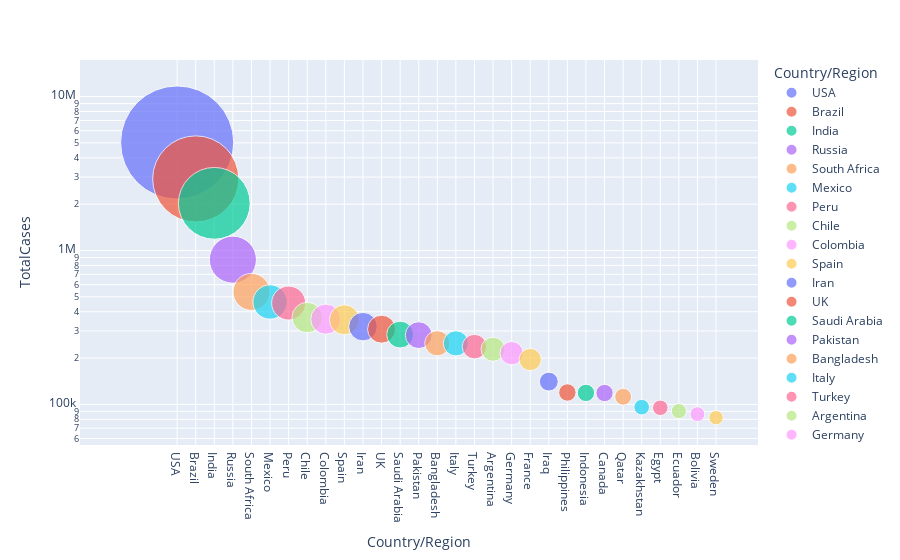

Here is the notebook cell this chart was saved with:
### Code cell
px.scatter(dataset1.head(30), x='Country/Region', y='TotalCases',
		hover_data=['Country/Region', 'Continent'],
		color='Country/Region', size='TotalCases', size_max=80, log_y=True)

### Figure 1 — Plotly figure (JSON) as saved in the notebook; plotly's stock layout.template omitted (floating-point values rounded to 4 significant figures)
{"data": [{"customdata": [["North America"]], "hovertemplate": "Country/Region=%{x}<br>TotalCases=%{marker.size}<br>Continent=%{customdata[0]}<extra></extra>", "legendgroup": "USA", "marker": {"color": "#636efa", "size": [5032179], "sizemode": "area", "sizeref": 786.3, "symbol": "circle"}, "mode": "markers", "name": "USA", "orientation": "v", "showlegend": true, "type": "scatter", "x": ["USA"], "xaxis": "x", "y": [5032179], "yaxis": "y"}, {"customdata": [["South America"]], "hovertemplate": "Country/Region=%{x}<br>TotalCases=%{marker.size}<br>Continent=%{customdata[0]}<extra></extra>", "legendgroup": "Brazil", "marker": {"color": "#EF553B", "size": [2917562], "sizemode": "area", "sizeref": 786.3, "symbol": "circle"}, "mode": "markers", "name": "Brazil", "orientation": "v", "showlegend": true, "type": "scatter", "x": ["Brazil"], "xaxis": "x", "y": [2917562], "yaxis": "y"}, {"customdata": [["Asia"]], "hovertemplate": "Country/Region=%{x}<br>TotalCases=%{marker.size}<br>Continent=%{customdata[0]}<extra></extra>", "legendgroup": "India", "marker": {"color": "#00cc96", "size": [2025409], "sizemode": "area", "sizeref": 786.3, "symbol": "circle"}, "mode": "markers", "name": "India", "orientation": "v", "showlegend": true, "type": "scatter", "x": ["India"], "xaxis": "x", "y": [2025409], "yaxis": "y"}, {"customdata": [["Europe"]], "hovertemplate": "Country/Region=%{x}<br>TotalCases=%{marker.size}<br>Continent=%{customdata[0]}<extra></extra>", "legendgroup": "Russia", "marker": {"color": "#ab63fa", "size": [871894], "sizemode": "area", "sizeref": 786.3, "symbol": "circle"}, "mode": "markers", "name": "Russia", "orientation": "v", "showlegend": true, "type": "scatter", "x": ["Russia"], "xaxis": "x", "y": [871894], "yaxis": "y"}, {"customdata": [["Africa"]], "hovertemplate": "Country/Region=%{x}<br>TotalCases=%{marker.size}<br>Continent=%{customdata[0]}<extra></extra>", "legendgroup": "South Africa", "marker": {"color": "#FFA15A", "size": [538184], "sizemode": "area", "sizeref": 786.3, "symbol": "circle"}, "mode": "markers", "name": "South Africa", "orientation": "v", "showlegend": true, "type": "scatter", "x": ["South Africa"], "xaxis": "x", "y": [538184], "yaxis": "y"}, {"customdata": [["North America"]], "hovertemplate": "Country/Region=%{x}<br>TotalCases=%{marker.size}<br>Continent=%{customdata[0]}<extra></extra>", "legendgroup": "Mexico", "marker": {"color": "#19d3f3", "size": [462690], "sizemode": "area", "sizeref": 786.3, "symbol": "circle"}, "mode": "markers", "name": "Mexico", "orientation": "v", "showlegend": true, "type": "scatter", "x": ["Mexico"], "xaxis": "x", "y": [462690], "yaxis": "y"}, {"customdata": [["South America"]], "hovertemplate": "Country/Region=%{x}<br>TotalCases=%{marker.size}<br>Continent=%{customdata[0]}<extra></extra>", "legendgroup": "Peru", "marker": {"color": "#FF6692", "size": [455409], "sizemode": "area", "sizeref": 786.3, "symbol": "circle"}, "mode": "markers", "name": "Peru", "orientation": "v", "showlegend": true, "type": "scatter", "x": ["Peru"], "xaxis": "x", "y": [455409], "yaxis": "y"}, {"customdata": [["South America"]], "hovertemplate": "Country/Region=%{x}<br>TotalCases=%{marker.size}<br>Continent=%{customdata[0]}<extra></extra>", "legendgroup": "Chile", "marker": {"color": "#B6E880", "size": [366671], "sizemode": "area", "sizeref": 786.3, "symbol": "circle"}, "mode": "markers", "name": "Chile", "orientation": "v", "showlegend": true, "type": "scatter", "x": ["Chile"], "xaxis": "x", "y": [366671], "yaxis": "y"}, {"customdata": [["South America"]], "hovertemplate": "Country/Region=%{x}<br>TotalCases=%{marker.size}<br>Continent=%{customdata[0]}<extra></extra>", "legendgroup": "Colombia", "marker": {"color": "#FF97FF", "size": [357710], "sizemode": "area", "sizeref": 786.3, "symbol": "circle"}, "mode": "markers", "name": "Colombia", "orientation": "v", "showlegend": true, "type": "scatter", "x": ["Colombia"], "xaxis": "x", "y": [357710], "yaxis": "y"}, {"customdata": [["Europe"]], "hovertemplate": "Country/Region=%{x}<br>TotalCases=%{marker.size}<br>Continent=%{customdata[0]}<extra></extra>", "legendgroup": "Spain", "marker": {"color": "#FECB52", "size": [354530], "sizemode": "area", "sizeref": 786.3, "symbol": "circle"}, "mode": "markers", "name": "Spain", "orientation": "v", "showlegend": true, "type": "scatter", "x": ["Spain"], "xaxis": "x", "y": [354530], "yaxis": "y"}, {"customdata": [["Asia"]], "hovertemplate": "Country/Region=%{x}<br>TotalCases=%{marker.size}<br>Continent=%{customdata[0]}<extra></extra>", "legendgroup": "Iran", "marker": {"color": "#636efa", "size": [320117], "sizemode": "area", "sizeref": 786.3, "symbol": "circle"}, "mode": "markers", "name": "Iran", "orientation": "v", "showlegend": true, "type": "scatter", "x": ["Iran"], "xaxis": "x", "y": [320117], "yaxis": "y"}, {"customdata": [["Europe"]], "hovertemplate": "Country/Region=%{x}<br>TotalCases=%{marker.size}<br>Continent=%{customdata[0]}<extra></extra>", "legendgroup": "UK", "marker": {"color": "#EF553B", "size": [308134], "sizemode": "area", "sizeref": 786.3, "symbol": "circle"}, "mode": "markers", "name": "UK", "orientation": "v", "showlegend": true, "type": "scatter", "x": ["UK"], "xaxis": "x", "y": [308134], "yaxis": "y"}, {"customdata": [["Asia"]], "hovertemplate": "Country/Region=%{x}<br>TotalCases=%{marker.size}<br>Continent=%{customdata[0]}<extra></extra>", "legendgroup": "Saudi Arabia", "marker": {"color": "#00cc96", "size": [284226], "sizemode": "area", "sizeref": 786.3, "symbol": "circle"}, "mode": "markers", "name": "Saudi Arabia", "orientation": "v", "showlegend": true, "type": "scatter", "x": ["Saudi Arabia"], "xaxis": "x", "y": [284226], "yaxis": "y"}, {"customdata": [["Asia"]], "hovertemplate": "Country/Region=%{x}<br>TotalCases=%{marker.size}<br>Continent=%{customdata[0]}<extra></extra>", "legendgroup": "Pakistan", "marker": {"color": "#ab63fa", "size": [281863], "sizemode": "area", "sizeref": 786.3, "symbol": "circle"}, "mode": "markers", "name": "Pakistan", "orientation": "v", "showlegend": true, "type": "scatter", "x": ["Pakistan"], "xaxis": "x", "y": [281863], "yaxis": "y"}, {"customdata": [["Asia"]], "hovertemplate": "Country/Region=%{x}<br>TotalCases=%{marker.size}<br>Continent=%{customdata[0]}<extra></extra>", "legendgroup": "Bangladesh", "marker": {"color": "#FFA15A", "size": [249651], "sizemode": "area", "sizeref": 786.3, "symbol": "circle"}, "mode": "markers", "name": "Bangladesh", "orientation": "v", "showlegend": true, "type": "scatter", "x": ["Bangladesh"], "xaxis": "x", "y": [249651], "yaxis": "y"}, {"customdata": [["Europe"]], "hovertemplate": "Country/Region=%{x}<br>TotalCases=%{marker.size}<br>Continent=%{customdata[0]}<extra></extra>", "legendgroup": "Italy", "marker": {"color": "#19d3f3", "size": [249204], "sizemode": "area", "sizeref": 786.3, "symbol": "circle"}, "mode": "markers", "name": "Italy", "orientation": "v", "showlegend": true, "type": "scatter", "x": ["Italy"], "xaxis": "x", "y": [249204], "yaxis": "y"}, {"customdata": [["Asia"]], "hovertemplate": "Country/Region=%{x}<br>TotalCases=%{marker.size}<br>Continent=%{customdata[0]}<extra></extra>", "legendgroup": "Turkey", "marker": {"color": "#FF6692", "size": [237265], "sizemode": "area", "sizeref": 786.3, "symbol": "circle"}, "mode": "markers", "name": "Turkey", "orientation": "v", "showlegend": true, "type": "scatter", "x": ["Turkey"], "xaxis": "x", "y": [237265], "yaxis": "y"}, {"customdata": [["South America"]], "hovertemplate": "Country/Region=%{x}<br>TotalCases=%{marker.size}<br>Continent=%{customdata[0]}<extra></extra>", "legendgroup": "Argentina", "marker": {"color": "#B6E880", "size": [228195], "sizemode": "area", "sizeref": 786.3, "symbol": "circle"}, "mode": "markers", "name": "Argentina", "orientation": "v", "showlegend": true, "type": "scatter", "x": ["Argentina"], "xaxis": "x", "y": [228195], "yaxis": "y"}, {"customdata": [["Europe"]], "hovertemplate": "Country/Region=%{x}<br>TotalCases=%{marker.size}<br>Continent=%{customdata[0]}<extra></extra>", "legendgroup": "Germany", "marker": {"color": "#FF97FF", "size": [215210], "sizemode": "area", "sizeref": 786.3, "symbol": "circle"}, "mode": "markers", "name": "Germany", "orientation": "v", "showlegend": true, "type": "scatter", "x": ["Germany"], "xaxis": "x", "y": [215210], "yaxis": "y"}, {"customdata": [["Europe"]], "hovertemplate": "Country/Region=%{x}<br>TotalCases=%{marker.size}<br>Continent=%{customdata[0]}<extra></extra>", "legendgroup": "France", "marker": {"color": "#FECB52", "size": [195633], "sizemode": "area", "sizeref": 786.3, "symbol": "circle"}, "mode": "markers", "name": "France", "orientation": "v", "showlegend": true, "type": "scatter", "x": ["France"], "xaxis": "x", "y": [195633], "yaxis": "y"}, {"customdata": [["Asia"]], "hovertemplate": "Country/Region=%{x}<br>TotalCases=%{marker.size}<br>Continent=%{customdata[0]}<extra></extra>", "legendgroup": "Iraq", "marker": {"color": "#636efa", "size": [140603], "sizemode": "area", "sizeref": 786.3, "symbol": "circle"}, "mode": "markers", "name": "Iraq", "orientation": "v", "showlegend": true, "type": "scatter", "x": ["Iraq"], "xaxis": "x", "y": [140603], "yaxis": "y"}, {"customdata": [["Asia"]], "hovertemplate": "Country/Region=%{x}<br>TotalCases=%{marker.size}<br>Continent=%{customdata[0]}<extra></extra>", "legendgroup": "Philippines", "marker": {"color": "#EF553B", "size": [119460], "sizemode": "area", "sizeref": 786.3, "symbol": "circle"}, "mode": "markers", "name": "Philippines", "orientation": "v", "showlegend": true, "type": "scatter", "x": ["Philippines"], "xaxis": "x", "y": [119460], "yaxis": "y"}, {"customdata": [["Asia"]], "hovertemplate": "Country/Region=%{x}<br>TotalCases=%{marker.size}<br>Continent=%{customdata[0]}<extra></extra>", "legendgroup": "Indonesia", "marker": {"color": "#00cc96", "size": [118753], "sizemode": "area", "sizeref": 786.3, "symbol": "circle"}, "mode": "markers", "name": "Indonesia", "orientation": "v", "showlegend": true, "type": "scatter", "x": ["Indonesia"], "xaxis": "x", "y": [118753], "yaxis": "y"}, {"customdata": [["North America"]], "hovertemplate": "Country/Region=%{x}<br>TotalCases=%{marker.size}<br>Continent=%{customdata[0]}<extra></extra>", "legendgroup": "Canada", "marker": {"color": "#ab63fa", "size": [118561], "sizemode": "area", "sizeref": 786.3, "symbol": "circle"}, "mode": "markers", "name": "Canada", "orientation": "v", "showlegend": true, "type": "scatter", "x": ["Canada"], "xaxis": "x", "y": [118561], "yaxis": "y"}, {"customdata": [["Asia"]], "hovertemplate": "Country/Region=%{x}<br>TotalCases=%{marker.size}<br>Continent=%{customdata[0]}<extra></extra>", "legendgroup": "Qatar", "marker": {"color": "#FFA15A", "size": [112092], "sizemode": "area", "sizeref": 786.3, "symbol": "circle"}, "mode": "markers", "name": "Qatar", "orientation": "v", "showlegend": true, "type": "scatter", "x": ["Qatar"], "xaxis": "x", "y": [112092], "yaxis": "y"}, {"customdata": [["Asia"]], "hovertemplate": "Country/Region=%{x}<br>TotalCases=%{marker.size}<br>Continent=%{customdata[0]}<extra></extra>", "legendgroup": "Kazakhstan", "marker": {"color": "#19d3f3", "size": [95942], "sizemode": "area", "sizeref": 786.3, "symbol": "circle"}, "mode": "markers", "name": "Kazakhstan", "orientation": "v", "showlegend": true, "type": "scatter", "x": ["Kazakhstan"], "xaxis": "x", "y": [95942], "yaxis": "y"}, {"customdata": [["Africa"]], "hovertemplate": "Country/Region=%{x}<br>TotalCases=%{marker.size}<br>Continent=%{customdata[0]}<extra></extra>", "legendgroup": "Egypt", "marker": {"color": "#FF6692", "size": [95006], "sizemode": "area", "sizeref": 786.3, "symbol": "circle"}, "mode": "markers", "name": "Egypt", "orientation": "v", "showlegend": true, "type": "scatter", "x": ["Egypt"], "xaxis": "x", "y": [95006], "yaxis": "y"}, {"customdata": [["South America"]], "hovertemplate": "Country/Region=%{x}<br>TotalCases=%{marker.size}<br>Continent=%{customdata[0]}<extra></extra>", "legendgroup": "Ecuador", "marker": {"color": "#B6E880", "size": [90537], "sizemode": "area", "sizeref": 786.3, "symbol": "circle"}, "mode": "markers", "name": "Ecuador", "orientation": "v", "showlegend": true, "type": "scatter", "x": ["Ecuador"], "xaxis": "x", "y": [90537], "yaxis": "y"}, {"customdata": [["South America"]], "hovertemplate": "Country/Region=%{x}<br>TotalCases=%{marker.size}<br>Continent=%{customdata[0]}<extra></extra>", "legendgroup": "Bolivia", "marker": {"color": "#FF97FF", "size": [86423], "sizemode": "area", "sizeref": 786.3, "symbol": "circle"}, "mode": "markers", "name": "Bolivia", "orientation": "v", "showlegend": true, "type": "scatter", "x": ["Bolivia"], "xaxis": "x", "y": [86423], "yaxis": "y"}, {"customdata": [["Europe"]], "hovertemplate": "Country/Region=%{x}<br>TotalCases=%{marker.size}<br>Continent=%{customdata[0]}<extra></extra>", "legendgroup": "Sweden", "marker": {"color": "#FECB52", "size": [81967], "sizemode": "area", "sizeref": 786.3, "symbol": "circle"}, "mode": "markers", "name": "Sweden", "orientation": "v", "showlegend": true, "type": "scatter", "x": ["Sweden"], "xaxis": "x", "y": [81967], "yaxis": "y"}], "layout": {"legend": {"itemsizing": "constant", "title": {"text": "Country/Region"}, "tracegroupgap": 0}, "margin": {"t": 60}, "xaxis": {"anchor": "y", "categoryarray": ["USA", "Brazil", "India", "Russia", "South Africa", "Mexico", "Peru", "Chile", "Colombia", "Spain", "Iran", "UK", "Saudi Arabia", "Pakistan", "Bangladesh", "Italy", "Turkey", "Argentina", "Germany", "France", "Iraq", "Philippines", "Indonesia", "Canada", "Qatar", "Kazakhstan", "Egypt", "Ecuador", "Bolivia", "Sweden"], "categoryorder": "array", "domain": [0, 1], "title": {"text": "Country/Region"}}, "yaxis": {"anchor": "x", "domain": [0, 1], "title": {"text": "TotalCases"}, "type": "log"}}}
